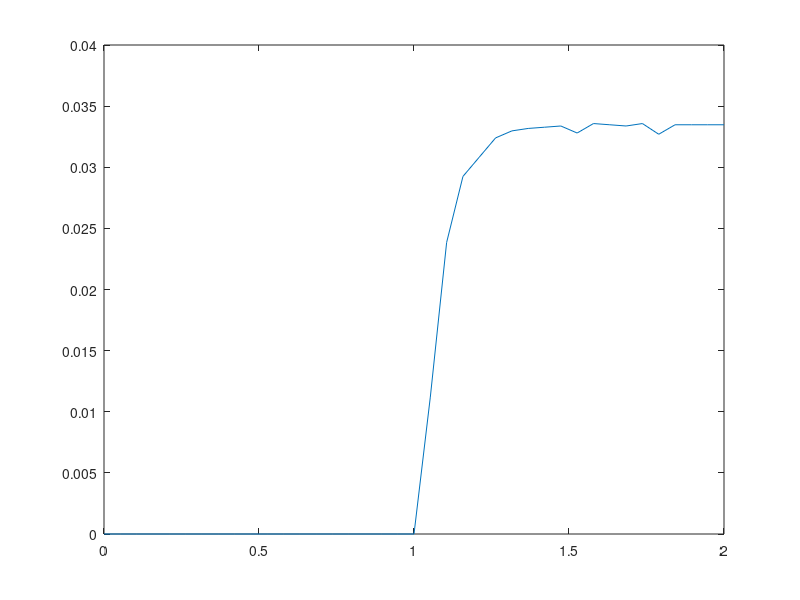

This chart was generated by the following MATLAB code:
clear
clc
angularVelocity=[0.00 0.00 0.00 0.00 0.00 0.00 0.00 0.00 0.00 0.00 0.00 0.00 0.00 0.00 0.00 0.00 0.00 0.00 0.00 0.00 4.48 9.54 11.70 12.33 12.96 13.19 13.27 13.31 13.35 13.12 13.43 13.39 13.35 13.43 13.08 13.39 13.39 13.39 13.39];
time=linspace(0,2,39);
commandVoltage=[400.00 400.00 400.00 400.00 400.00 400.00 400.00 400.00 400.00 400.00 400.00 400.00 400.00 400.00 400.00 400.00 400.00 400.00 400.00 400.00 400.00 400.00 400.00 400.00 400.00 400.00 400.00 400.00 400.00 400.00 400.00 400.00 400.00 400.00 400.00 400.00 400 400 400]; 
trans=(angularVelocity./commandVoltage);
k=.033;
sigma=11.24;
plot(time,trans)
